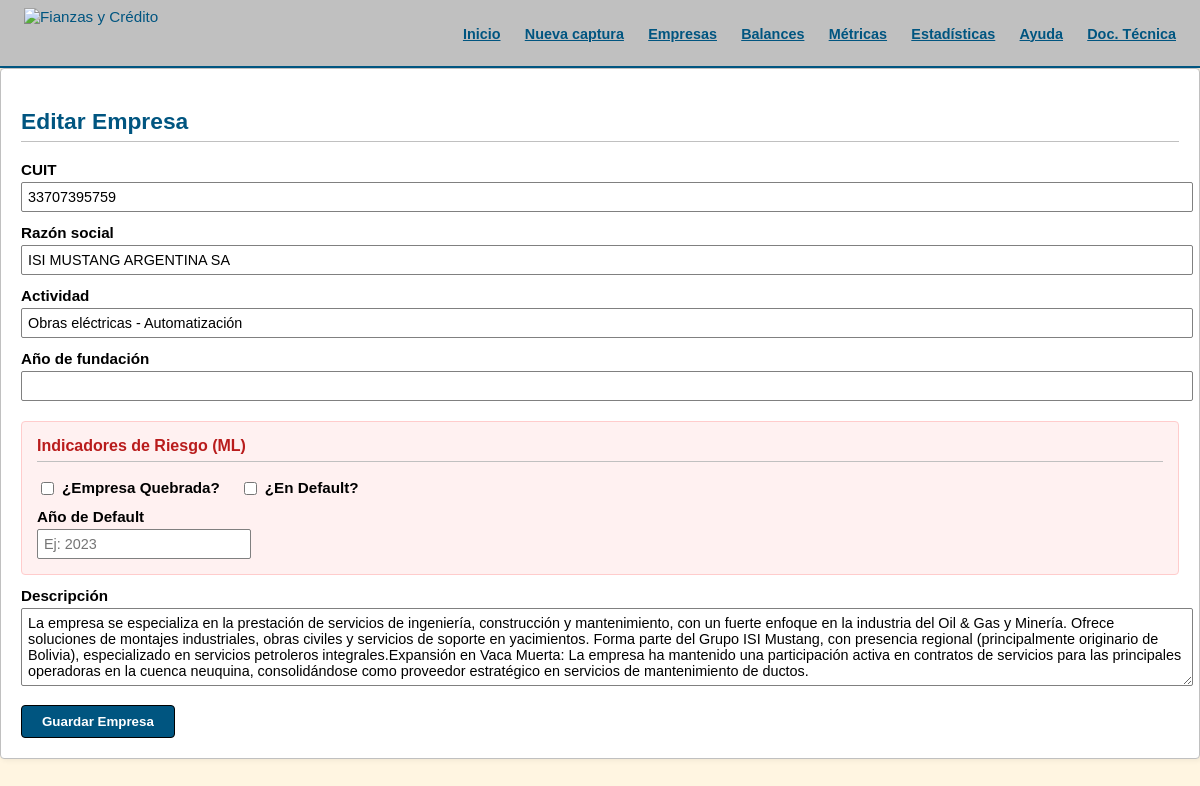
The page /companies/2/edit on the database as committed earlier.
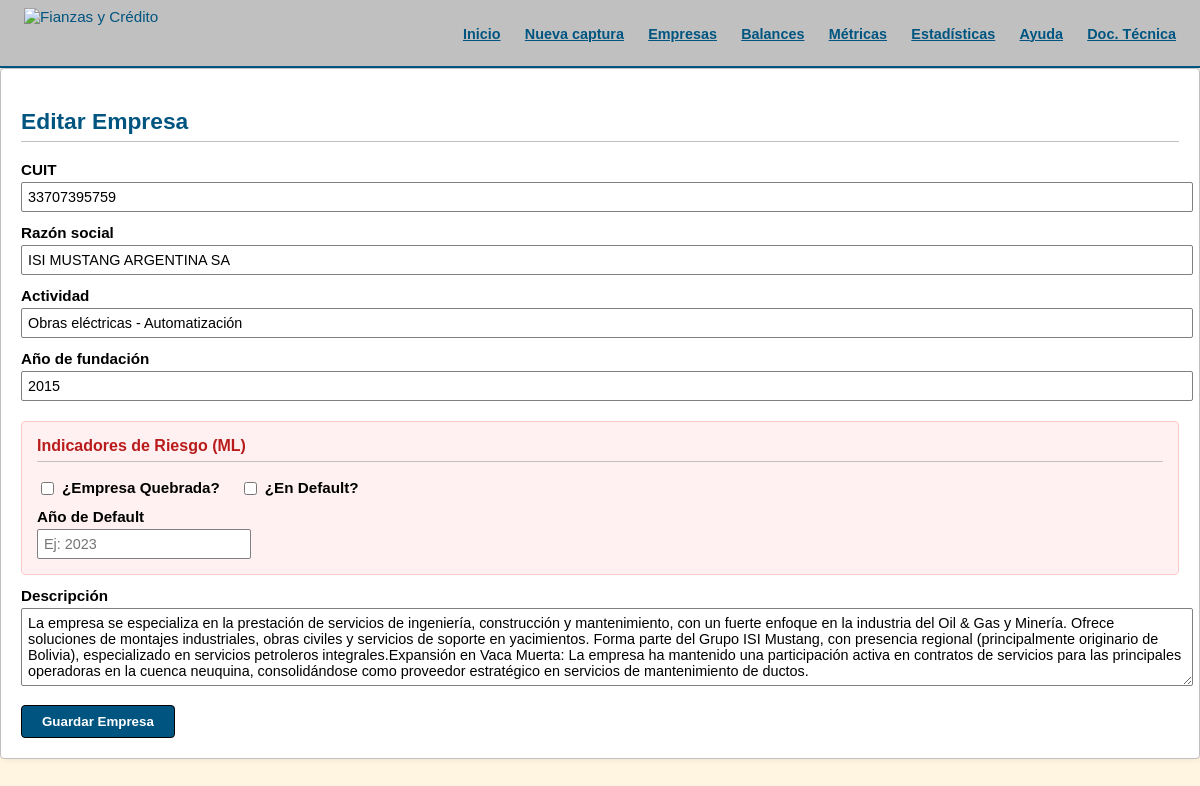
The same page on the database as committed later.
### Base.py (models this page shows)
class EmpresaDB(Base):
    __tablename__ = 'empresas'
    id = Column(Integer, primary_key=True)
    cuit = Column(String, unique=True, nullable=False)
    razon_social = Column(String, nullable=False)
    actividad = Column(String)
    sector = Column(String)
    anio_fundacion = Column(Integer)
    descripcion = Column(Text)
    es_quebrada = Column(Integer, default=0) # 0: No, 1: Si
    en_default = Column(Integer, default=0)  # 0: No, 1: Si
    anio_default = Column(Integer)
    balances = relationship("EECCDB", back_populates="empresa", cascade="all, delete-orphan")

### app.py (the view, shortened to what this page needs)
@app.route("/companies/<int:company_id>/edit", methods=["GET", "POST"])
def edit_company(company_id):
    empresa = session.get(EmpresaDB, company_id)
    if empresa is None:
        return redirect(url_for("list_companies"))
    return render_template("company_form.html", empresa=empresa)

### app.py (called while the page is built)
@app.teardown_appcontext
def shutdown_session(exception=None):
    session.remove()

### templates/company_form.html (shortened to what this page needs)
{% extends "base.html" %}
{% block content %}
<div class="card">
    <h2>{% if empresa %}Editar Empresa{% else %}Nueva Empresa{% endif %}</h2>
    <form action="{% if empresa %}/companies/{{ empresa.id }}/edit{% else %}/companies/new{% endif %}" method="post">
        <label for="cuit">CUIT</label>
        <input type="text" id="cuit" name="cuit" value="{{ empresa.cuit if empresa else '' }}" required pattern="\d{11}" maxlength="11" inputmode="numeric" oninput="this.value = this.value.replace(/[^0-9]/g, '');" title="Debe ingresar exactamente 11 números" />
        <label for="razon_social">Razón social</label>
        <input type="text" id="razon_social" name="razon_social" value="{{ empresa.razon_social if empresa else '' }}" required />
        <label for="actividad">Actividad</label>
        <input type="text" id="actividad" name="actividad" value="{{ empresa.actividad if empresa else '' }}" />
        <label for="anio_fundacion">Año de fundación</label>
        <input type="number" id="anio_fundacion" name="anio_fundacion" value="{{ empresa.anio_fundacion if empresa else '' }}" />
        <div style="margin-top: 20px; padding: 15px; background: #fff1f1; border: 1px solid #ffcccc; border-radius: 4px;">
            <h3 style="margin-top: 0; color: #b91c1c; font-size: 1rem;">Indicadores de Riesgo (ML)</h3>
            <div style="display: flex; gap: 20px; align-items: center;">
                <label style="margin-top: 0; display: flex; align-items: center; gap: 5px;">
                    <input type="checkbox" name="es_quebrada" value="1" {% if empresa and empresa.es_quebrada %}checked{% endif %} style="width: auto;"> ¿Empresa Quebrada?
                </label>
                <label style="margin-top: 0; display: flex; align-items: center; gap: 5px;">
                    <input type="checkbox" name="en_default" value="1" {% if empresa and empresa.en_default %}checked{% endif %} style="width: auto;"> ¿En Default?
                </label>
            </div>
            <div style="margin-top: 10px;">
                <label for="anio_default" style="margin-top: 0;">Año de Default</label>
                <input type="number" id="anio_default" name="anio_default" value="{{ empresa.anio_default if empresa else '' }}" placeholder="Ej: 2023" style="width: 200px;" />
            </div>
        </div>
        <label for="descripcion">Descripción</label>
        <textarea id="descripcion" name="descripcion" rows="4">{{ empresa.descripcion if empresa else '' }}</textarea>
        <button type="submit">Guardar Empresa</button>
    </form>
</div>
{% endblock %}

Rows that differ between the two databases and show on the page:
changed EmpresaDB "ISI MUSTANG ARGENTINA SA": anio_fundacion (not shown) → "2015"
